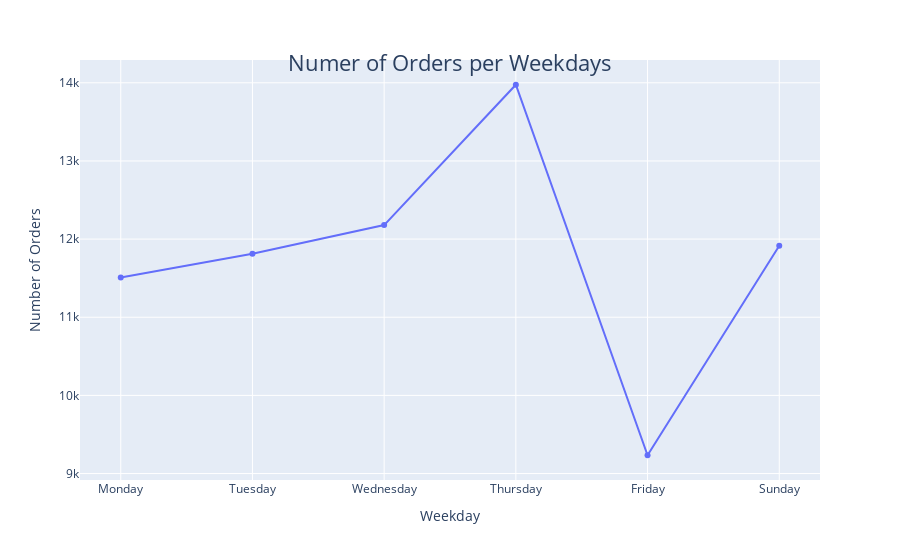

The notebook cell saved with this chart:
### Code cell
fig=px.line(orders_over_weekdays,markers="o",x="Weekday",y="InvoiceNo")
fig.update_layout(
    title_text="Numer of Orders per Weekdays",
    title_font_size=22,
    title_x=.5,
    title_y=.9,
    yaxis_title="Number of Orders"
)
fig.show()

### Figure 1 — Plotly figure (JSON) as saved in the notebook; plotly's stock layout.template omitted (floating-point values rounded to 4 significant figures)
{"data": [{"hovertemplate": "Weekday=%{x}<br>InvoiceNo=%{y}<extra></extra>", "legendgroup": "", "line": {"color": "#636efa", "dash": "solid"}, "marker": {"symbol": "circle"}, "mode": "lines+markers", "name": "", "orientation": "v", "showlegend": false, "type": "scatter", "x": ["Monday", "Tuesday", "Wednesday", "Thursday", "Friday", "Sunday"], "xaxis": "x", "y": [11509, 11813, 12179, 13975, 9234, 11915], "yaxis": "y"}], "layout": {"legend": {"tracegroupgap": 0}, "margin": {"t": 60}, "title": {"font": {"size": 22}, "text": "Numer of Orders per Weekdays", "x": 0.5, "y": 0.9}, "xaxis": {"anchor": "y", "domain": [0, 1], "title": {"text": "Weekday"}}, "yaxis": {"anchor": "x", "domain": [0, 1], "title": {"text": "Number of Orders"}}}}
